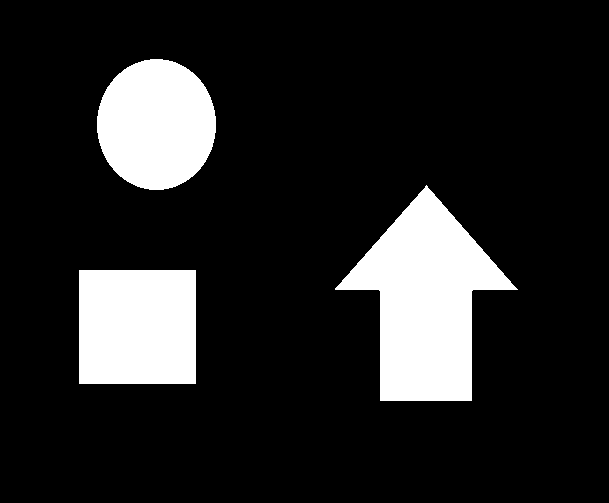
#> input picture image/contours.bmp, 609 x 503 px
$ jupyter execute '20190216-图像轮廓.ipynb'   (older library calls are emulated)
#> lines starting #> are read from the running program, lines starting #| are printed output that depends on the picture; after the words box and inside, x2 and y2 are one past the last pixel; in counts of white or black regions, pixels touching at a corner belong together
# 图像轮廓

- 什么是图像轮廓
    - 边缘检测能够检测出图像边缘，但边缘是不连续的
    - 将边缘连接为一个整体，就构成轮廓
- 注意问题：
    - 轮廓处理的图像需要是二值图像，所以需要先进行阈值分割或边缘检测处理
    - 查找轮廓需要更改原始图像，因此通常使用原始图像的拷贝进行操作
    - 在opencv中，是从黑色背景中查找白色对象，因此，对象必须是白色的，背景必须是黑色的

- 使用的函数
    - cv2.findContours(): 查找图像的轮廓，返回图像的轮廓信息
        - 语法：img, contours, hierarchy = cv2.findContours(image, mode, method)
            - 返回值
                - image: 是修改(进行二值化处理）后的原始图像
                - contours: 轮廓
                - hierarchy: 图像的拓扑信息（轮廓的层次）
            - 参数
                - image: 原始图像
                - mode: 轮廓的检索模式
                    - cv2.RETR_EXTERNAL: 表示只检测外轮廓
                    - cv2.RETR_LIST: 检测的轮廓不建立等级关系
                    - cv2.RETR_CCOMP: 建立两个等级的轮廓，上面一层为外边界，里面一层为内孔的边界信息。
                        - 如果孔内还有一个联通的物体，这个物体的边界也在上面一层
                    - cv2.RETR_TREE: 建立一个等级树结构的轮廓，一般是使用等级树的检索模式
                - method: 轮廓的近似方法
                    - cv2.CHAIN_APPROX_NONE: 存储所有的轮廓点，相邻的两个点的像素位置差不超过1
                        - 即max(abs(x1-x2), abs(y2-y1)) == 1
                    - cv2.CHAIN_APPROX_SIMPLE: 压缩水平方向，垂直方向和对角线方向的元素，只保留该方向的终点坐标
                        - 例如一个矩形轮廓只需4个点来保存轮廓信息
                    - cv2.CHAIN_APPROX_TC89_L1: 使用teh-chinl chain的一种近似算法
                    - cv2.CHAIN_APPROX_TC89_KCOS: 使用teh-chinl chain的一种近似算法

    - cv2.drawContours()：绘制图像的轮廓，它的输入是findContours的返回值
        - 语法：r = cv2.drawContours(o, contours, contourIdx, color [, thickness])
            - 返回值：
                - r： 目标图像，直接修改目标的像素点，实现绘制
            - 参数：
                - o: 原始图像
                - contours: 需要绘制的边缘数组，是findContours函数的返回值之一
                - contoursIdx: 需要绘制的边缘索引（如果想绘制第一个轮廓则该参数为0，一次类推），如果要绘制所有轮廓则该参数为-1
                - color: 绘制的颜色，为BGR格式的标量Scalar（一般表示(b,g,r), b,g,r取值都在0-255之间）
                - thickness: 可选参数，绘制的密度，即描绘轮廓时所用的画笔粗细，以像素值为单位(=8表示画笔粗细为8像素)

[cell 1]
import cv2
import numpy as np

o = cv2.imread('image/contours.bmp')
#> o is the input picture: shape (503, 609, 3); 14.8% white; 3 white regions, box (x1, y1, x2, y2) and area: (335, 185, 518, 401) 19840, (79, 270, 196, 384) 13338, (97, 59, 216, 190) 12235

# 先将BGR图像调整为灰度图像
gray = cv2.cvtColor(o, cv2.COLOR_BGR2GRAY)
#> gray: shape (503, 609); 14.8% white; 3 white regions

# 对灰度图像使用阈值处理的方式，转换成二值图像，返回值为binary
ret, binary = cv2.threshold(gray, 127, 255, cv2.THRESH_BINARY)
print(ret)   # 127.0

# 检索轮廓
contours, hierarchy = cv2.findContours(binary,
                                       cv2.RETR_TREE,
                                       cv2.CHAIN_APPROX_SIMPLE)
#> contours = 3 contours; box (x1, y1, x2, y2) and area: (335, 185, 518, 401) 19535, (79, 270, 196, 384) 13108, (97, 59, 216, 190) 12058
print(hierarchy)   # 三组轮廓边缘数组值
#| [[[ 1 -1 -1 -1]
#|   [ 2  0 -1 -1]
#|   [-1  1 -1 -1]]]
#  [[[ 1 -1 -1 -1]
#    [ 2  0 -1 -1]
#    [-1  1 -1 -1]]]

# 绘制轮廓
# 先复制原始图像
co = o.copy()
# 对复制后的原始图像进行绘制
r = cv2.drawContours(co, contours, -1, (0, 0, 255), 8)
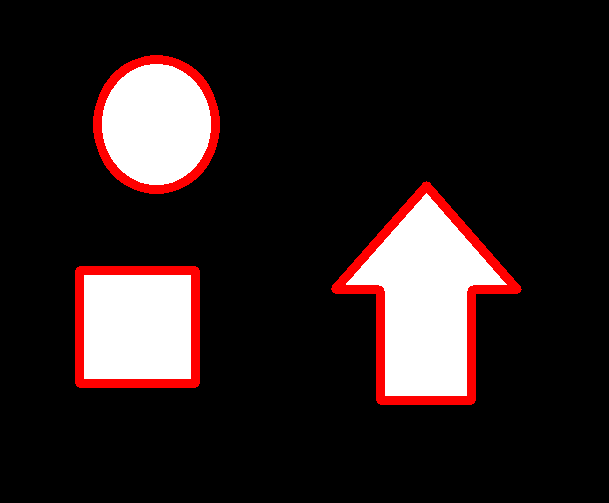
#> r: shape (503, 609, 3); mean B, G, R 31.7, 31.7, 43.1

# 显示图像
cv2.imshow('original', o)
# cv2.imshow('gray', gray)
# cv2.imshow('two', binary)
cv2.imshow('result', r)
cv2.waitKey()
cv2.destroyAllWindows()
